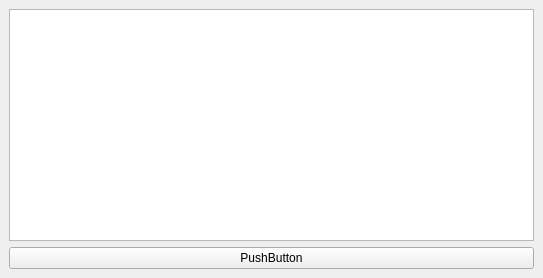
<?xml version="1.0" encoding="UTF-8"?>
<ui version="4.0">
 <class>MainWindow</class>
 <widget class="QMainWindow" name="MainWindow">
  <property name="geometry">
   <rect>
    <x>0</x>
    <y>0</y>
    <width>543</width>
    <height>278</height>
   </rect>
  </property>
  <property name="windowTitle">
   <string>MainWindow</string>
  </property>
  <widget class="QWidget" name="centralwidget">
   <layout class="QVBoxLayout" name="verticalLayout">
    <item>
     <widget class="QGraphicsView" name="graphicsView"/>
    </item>
    <item>
     <widget class="QPushButton" name="pushButton">
      <property name="text">
       <string>PushButton</string>
      </property>
     </widget>
    </item>
   </layout>
  </widget>
 </widget>
 <resources/>
 <connections/>
</ui>
